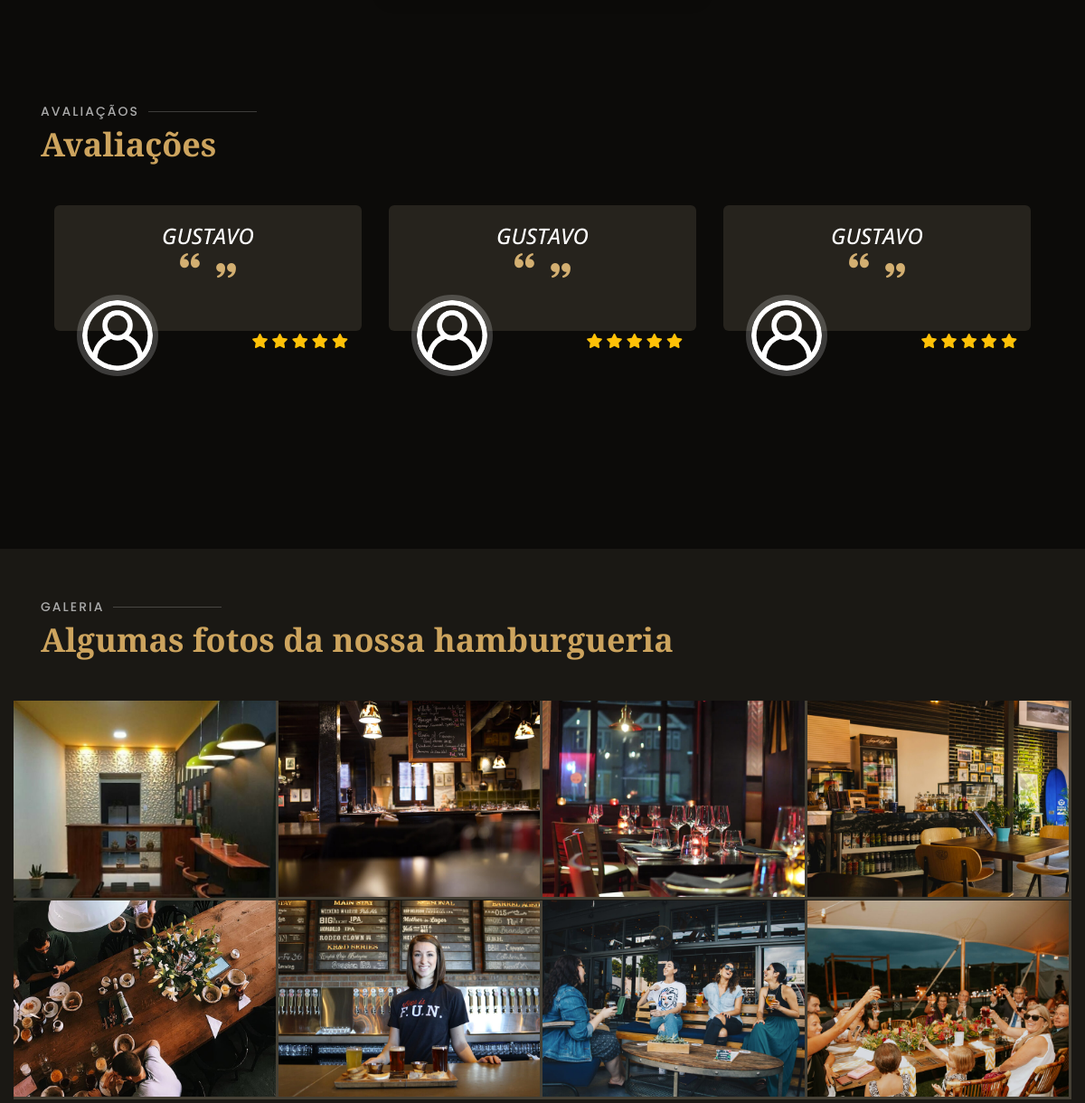
Before: /view/index.php (middle part) with the older database file.
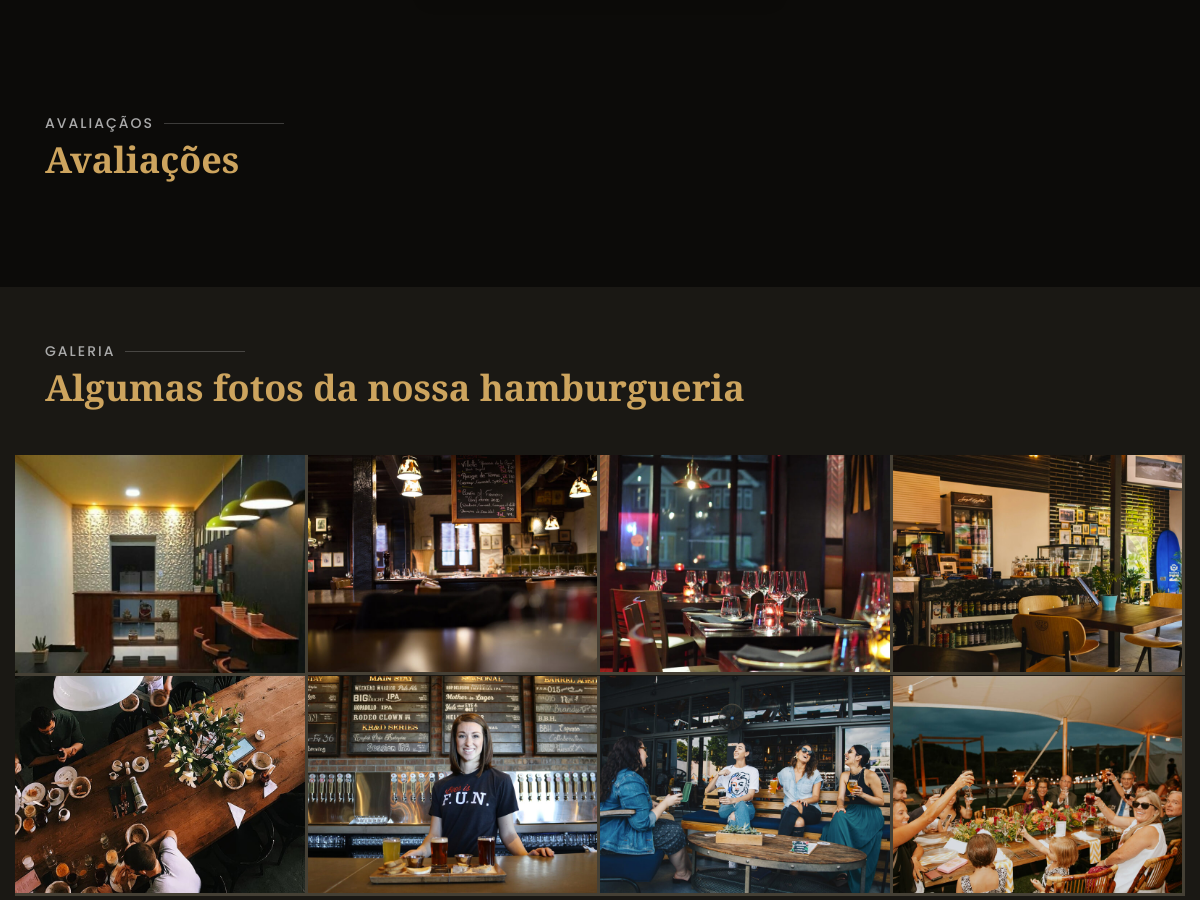
After: the same page with the newer database file.
### tables this page shows
CREATE TABLE IF NOT EXISTS `avaliacao` (
  `id` int(11) NOT NULL AUTO_INCREMENT,
  `id_usuario` int(11) NOT NULL,
  `comentario` varchar(50) NOT NULL DEFAULT '',
  `status` varchar(50) NOT NULL DEFAULT '',
  `datahora` varchar(50) NOT NULL DEFAULT '',
  `estrela` int(11) DEFAULT NULL,
  PRIMARY KEY (`id`),
  KEY `FK1_idUsuario` (`id_usuario`)
);

CREATE TABLE IF NOT EXISTS `usuario` (
  `id` int(11) NOT NULL AUTO_INCREMENT,
  `nome` varchar(45) NOT NULL,
  `email` varchar(45) NOT NULL,
  `senha` varchar(45) NOT NULL,
  `telefone` varchar(45) NOT NULL,
  PRIMARY KEY (`id`)
);

### model/Avaliacao.php (called while the page is built, shortened)
<?php
	class Avaliacao{
		public function listar(){
			$sql = "SELECT avaliacao.id, avaliacao.status, avaliacao.datahora, usuario.nome, avaliacao.comentario, avaliacao.estrela
			FROM avaliacao INNER JOIN usuario ON usuario.id = avaliacao.id_usuario";
			$conexao = new PDO('mysql:host=127.0.0.1;dbname=lanchonete2', 'root', '');
			$resultado = $conexao->query($sql);
			$lista = $resultado->fetchAll();
			return $lista;
		}
	}

### view/index.php (the view, shortened to what this page needs)
<?php require_once '../model/Avaliacao.php';
$avaliacao = new Avaliacao();
$avaliacoes = $avaliacao->listar();
?>
<!DOCTYPE html>
<html lang="en">
<head>
  <link href="assets/vendor/bootstrap/css/bootstrap.min.css" rel="stylesheet">
  <link href="assets/vendor/icofont/icofont.min.css" rel="stylesheet">
  <link href="assets/vendor/boxicons/css/boxicons.min.css" rel="stylesheet">
  <link href="assets/vendor/animate.css/animate.min.css" rel="stylesheet">
  <link href="assets/vendor/owl.carousel/assets/owl.carousel.min.css" rel="stylesheet">
  <link href="assets/vendor/venobox/venobox.css" rel="stylesheet">
  <link href="assets/vendor/aos/aos.css" rel="stylesheet">
  <link rel="stylesheet" href="https://pro.fontawesome.com/releases/v5.15.3/css/all.css">
  <link rel="stylesheet" href="assets/css/estrela.css">
  <link href="assets/css/style.css" rel="stylesheet">
  <link href="assets/css/styleDelivery.css" rel="stylesheet">
</head>
<body>
  <main id="main">
    <section id="why-us" class="why-us">
    </section>
    <section id="testimonials" class="testimonials">
      <div class="container" data-aos="fade-up">
        <div class="section-title">
          <h2>Avaliaçãos</h2>
          <p>Avaliações</p>
        </div>
        <div class="owl-carousel testimonials-carousel" data-aos="zoom-in" data-aos-delay="100">
          <?php foreach($avaliacoes as $key => $linha){ ?>
          <div class="testimonial-item">
            <p class="text-center">
              <span class="h4 text-uppercase"><?php echo explode(" ", $linha['nome'])[0];?></span>
              <br>
              <i class="bx bxs-quote-alt-left quote-icon-left"></i>
              <i class="bx bxs-quote-alt-right quote-icon-right"></i>
            </p>
            <div class="img-data">
              <img src="assets/img/testimonials/testimonials-2.png" class="testimonial-img" alt="">
              <span class="testimonial-data-estrela">
                <br>
                <?php if ($linha['estrela'] == 1) {  ?>
                  <i class="fas fa-star text-warning"></i>
                  <i class="fas fa-star-alt text-warning"></i>
                  <i class="fas fa-star-alt text-warning"></i>
                  <i class="fas fa-star-alt text-warning"></i>
                  <i class="fas fa-star-alt text-warning"></i>
                <?php } else { ?>
                  <i class="fas fa-star text-warning"></i>
                  <i class="fas fa-star text-warning"></i>
                  <i class="fas fa-star text-warning"></i>
                  <i class="fas fa-star text-warning"></i>
                  <i class="fas fa-star text-warning"></i>
                <?php } ?>
              </span>
            </div>
          <?php } ?>
        </div>
      </div>
    </section>
    <section id="gallery" class="gallery section-bg">
      <div class="container" data-aos="fade-up">
        <div class="section-title">
          <h2>Galeria</h2>
          <p>Algumas fotos da nossa hamburgueria</p>
        </div>
      </div>
      <div class="container-fluid" data-aos="fade-up" data-aos-delay="100">
        <div class="row no-gutters">
          <div class="col-lg-3 col-md-4">
            <div class="gallery-item">
              <a href="assets/img/gallery/gallery-9.jpg" class="venobox" data-gall="gallery-item">
                <img src="assets/img/gallery/gallery-9.jpg" alt="" class="img-fluid">
              </a>
            </div>
          </div>
          <div class="col-lg-3 col-md-4">
            <div class="gallery-item">
              <a href="assets/img/gallery/gallery-2.jpg" class="venobox" data-gall="gallery-item">
                <img src="assets/img/gallery/gallery-2.jpg" alt="" class="img-fluid">
              </a>
            </div>
          </div>
          <div class="col-lg-3 col-md-4">
            <div class="gallery-item">
              <a href="assets/img/gallery/gallery-3.jpg" class="venobox" data-gall="gallery-item">
                <img src="assets/img/gallery/gallery-3.jpg" alt="" class="img-fluid">
              </a>
            </div>
          </div>
          <div class="col-lg-3 col-md-4">
            <div class="gallery-item">
              <a href="assets/img/gallery/gallery-4.jpg" class="venobox" data-gall="gallery-item">
                <img src="assets/img/gallery/gallery-4.jpg" alt="" class="img-fluid">
              </a>
            </div>
          </div>
          <div class="col-lg-3 col-md-4">
            <div class="gallery-item">
              <a href="assets/img/gallery/gallery-5.jpg" class="venobox" data-gall="gallery-item">
                <img src="assets/img/gallery/gallery-5.jpg" alt="" class="img-fluid">
              </a>
            </div>
          </div>
          <div class="col-lg-3 col-md-4">
            <div class="gallery-item">
              <a href="assets/img/gallery/gallery-6.jpg" class="venobox" data-gall="gallery-item">
                <img src="assets/img/gallery/gallery-6.jpg" alt="" class="img-fluid">
              </a>
            </div>
          </div>
          <div class="col-lg-3 col-md-4">
            <div class="gallery-item">
              <a href="assets/img/gallery/gallery-7.jpg" class="venobox" data-gall="gallery-item">
                <img src="assets/img/gallery/gallery-7.jpg" alt="" class="img-fluid">
              </a>
            </div>
          </div>
          <div class="col-lg-3 col-md-4">
            <div class="gallery-item">
              <a href="assets/img/gallery/gallery-8.jpg" class="venobox" data-gall="gallery-item">
                <img src="assets/img/gallery/gallery-8.jpg" alt="" class="img-fluid">
              </a>
            </div>
          </div>
        </div>
      </div>
    </section>
  </main>
</body>
</html>

### view/assets/css/style.css (style rules this page uses)
body { font-family: "Open Sans", sans-serif; background: #0c0b09; color: #fff; }
a { color: #cda45e; }
h1, h2, h3, h4, h5, h6 { font-family: "Playfair Display", serif; }
section { padding: 60px 0; overflow: hidden; }
.section-bg { background-color: #1a1814; }
.section-title { padding-bottom: 40px; }
.section-title h2 { font-size: 14px; font-weight: 500; padding: 0; line-height: 1px; margin: 0 0 5px 0; letter-spacing: 2px; text-transform: uppercase; color: #aaaaaa; font-family: "Poppins", sans-serif; }
.section-title h2::after { content: ""; width: 120px; height: 1px; display: inline-block; background: rgba(255, 255, 255, 0.2); margin: 4px 10px; }
.section-title p { margin: 0; margin: 0; font-size: 36px; font-weight: 700; font-family: "Playfair Display", serif; color: #cda45e; }
.gallery .gallery-item { overflow: hidden; border-right: 3px solid #454035; border-bottom: 3px solid #454035; }
.gallery .gallery-item img { transition: all ease-in-out 0.4s; }
.testimonials .testimonial-item { box-sizing: content-box; min-height: 320px; }
.img-data .testimonial-img { max-width: 90px; border-radius: 50%; margin: -40px 0 0 40px; position: relative; z-index: 2; border: 6px solid rgba(255, 255, 255, 0.2); }
.img-data { display: flex; justify-content: space-between; }
.img-data .testimonial-data-estrela { margin: -25px 30px 0 40px; position: relative; z-index: 2; color: #625b4b; text-align: center; }
.testimonials .testimonial-item .quote-icon-left, .testimonials .testimonial-item .quote-icon-right { color: #d3af71; font-size: 26px; }
.testimonials .testimonial-item .quote-icon-left { display: inline-block; left: -5px; position: relative; }
.testimonials .testimonial-item .quote-icon-right { display: inline-block; right: -5px; position: relative; top: 10px; }
.testimonials .testimonial-item p { font-style: italic; margin: 0 15px 0 15px; padding: 20px 20px 60px 20px; background: #26231d; position: relative; border-radius: 6px; position: relative; z-index: 1; }

Changed rows visible on the page:
removed avaliacao: id_usuario.nome "GUSTAVO", estrela 5 (drawn)
